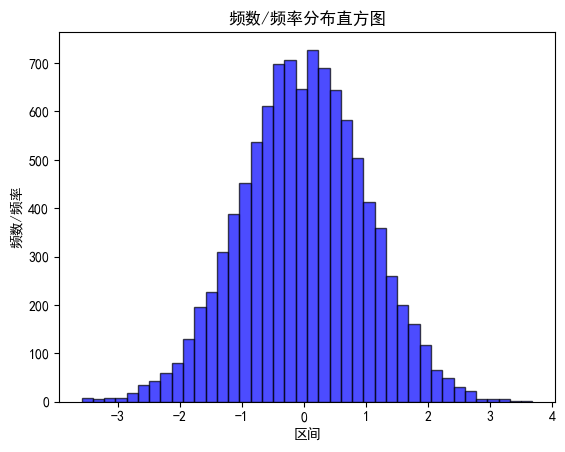

Python code for this plot:
import matplotlib.pyplot as plt
import numpy as np
import matplotlib


# 设置matplotlib正常显示中文和负号
matplotlib.rcParams['font.sans-serif']=['SimHei']   # 用黑体显示中文
matplotlib.rcParams['axes.unicode_minus']=False     # 正常显示负号

# 随机生成（10000）服从正态分布的数据
data = np.random.randn(10000)
'''
绘制直方图
data:必选参数，绘图数据
bins:直方图的长条形数目，可选项，默认为10
normed:是否将得到的直方图向量归一化，可选项，默认为0，代表不归一化，显示频数。normed=1，表示归一化，显示频率。
facecolor:长条形的颜色
edgecolor:长条形边框的颜色
alpha:透明度
'''
plt.hist(data, bins=40, facecolor="blue", edgecolor="black", alpha=0.7)
# 显示横轴标签
plt.xlabel("区间")
# 显示纵轴标签
plt.ylabel("频数/频率")
# 显示图标题
plt.title("频数/频率分布直方图")
plt.savefig("直方图",bbox_inches='tight')
plt.show()